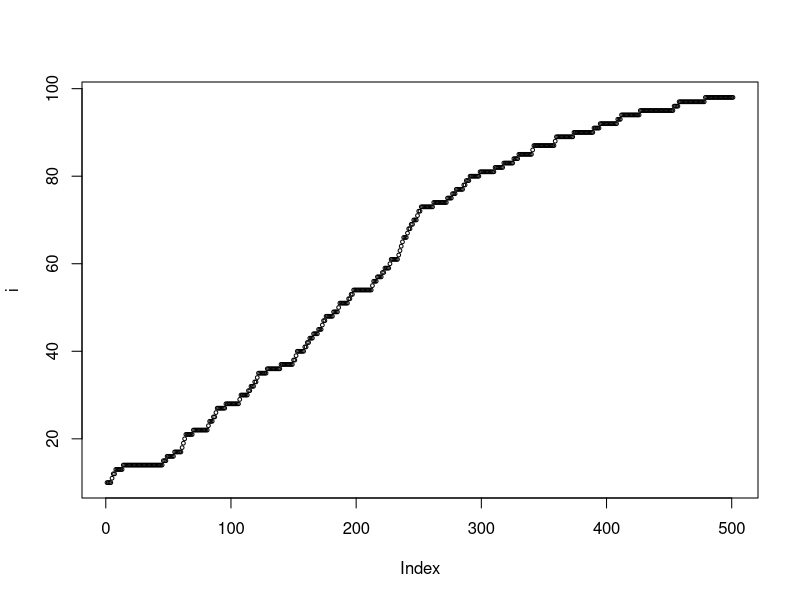
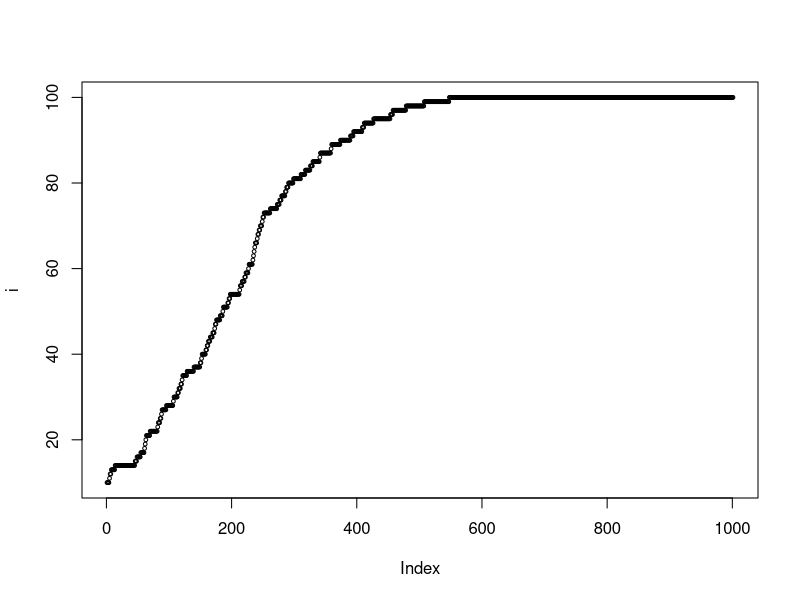
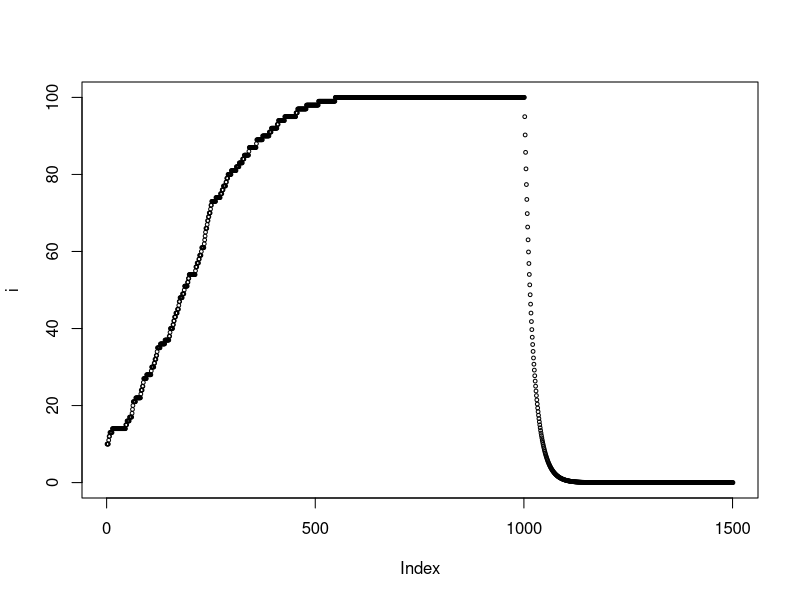

These charts were generated, in order, by the following R code:
# Alice Qi
# MATH 2240 (ODE) SIR Model Simulation
# 4/17/2020

# Initial conditions and parameters. This part should be run before starting or re-running any of the following experiments. ----
n <- 100
s0 <- 90
i0 <- 10
r0 <- 0

s <- c(s0)
i <- c(i0)
r <- c(r0)

recov <- 0.05

# 1) Experiment 1: One infected individual makes one susceptible individual sick upon direct contact. Recovery is not yet considered. Therefore, each random draw consists of 2 individuals. Balanced number of s & i - greatest speed of infection. ----
for (j in 1:500) {
  if (tail(s, n=1) < 0) {
    break
  }
  
  s_r <- tail(s, n=1) / n
  
  a <- runif(2)
  
  if (a[1] < s_r & a[2] < s_r) {
    s <- c(s, tail(s, n=1))
    i <- c(i, tail(i, n=1))
  }
  
  else if (a[1] > s_r & a[2] > s_r) {
    s <- c(s, tail(s, n=1))
    i <- c(i, tail(i, n=1))
  }
  
  else {
    b <- rbinom(1, 1, 0.5)
    if (b == 0) {
      s <- c(s, tail(s, n=1))
      i <- c(i, tail(i, n=1))
    }
    
    else {
      s <- c(s, tail(s, n=1) - 1)
      i <- c(i, tail(i, n=1) + 1)
    }
  }
}
plot(i, cex = 0.5)


# 2) Experiment 2: Instead of one infected object making one susceptible sick, one infected makes 2 susceptible sick. Recovery is not yet considered. Therefore, each random draw consists of 3 individuals. Greater speed of infection. ----
for (j in 1:500) {
  if (tail(s, n=1) < 0) {
    break
  }
  
  s_r <- tail(s, n=1) / n
  
  a <- runif(3)
  
  if (a[1] < s_r & a[2] < s_r & a[3] < s_r) {
    s <- c(s, tail(s, n=1))
    i <- c(i, tail(i, n=1))
  }
  
  else if (a[1] > s_r & a[2] > s_r & a[3] > s_r) {
    s <- c(s, tail(s, n=1))
    i <- c(i, tail(i, n=1))
  }
  
  else if ((a[1] < s_r & a[2] < s_r & a[3] > s_r) | (a[1] < s_r & a[2] > s_r & a[3] < s_r) | (a[1] > s_r & a[2] < s_r & a[3] < s_r)) {
    b <- rbinom(2, 1, 0.5)
    if (b[1] == 0 & b[2] == 0) {
      s <- c(s, tail(s, n=1))
      i <- c(i, tail(i, n=1))
    }
    else if (b[1] == 1 & b[2] == 1) {
      s <- c(s, tail(s, n=1)-2)
      i <- c(i, tail(i, n=1)+2)
    }
    else {
      s <- c(s, tail(s, n=1)-1)
      i <- c(i, tail(i, n=1)+1)
    }
  }
  
  else {
    b <- rbinom(1, 1, 0.5)
    if (b == 0) {
      s <- c(s, tail(s, n=1))
      i <- c(i, tail(i, n=1))
    }
    else {
      s <- c(s, tail(s, n=1)-1)
      i <- c(i, tail(i, n=1)+1)
    }
  }
}
plot(i, cex = 0.5)


# 3) Experiment 3 builds upon experiment 2 by adding an average length of recovery. Much less speed of infection if number of ppl contacted is small, probability of reappearance. ----
for (j in 1:500) {
  if (tail(s, n=1) < 0) {
    break
  }
  
  r <- c(r, tail(r, n = 1) + tail(i, n=1) * recov)
  s_r <- tail(s, n=1) / (n - tail(r, n=1))
  
  a <- runif(3, 0, (n - tail(r, n = 1)/n))
  
  if (a[1] < s_r & a[2] < s_r & a[3] < s_r) {
    s <- c(s, tail(s, n=1))
    i <- c(i, tail(i, n=1) * (1 - recov))
  }
  
  else if (a[1] > s_r & a[2] > s_r & a[3] > s_r) {
    s <- c(s, tail(s, n=1))
    i <- c(i, tail(i, n=1) * (1 - recov))
  }
  
  else if ((a[1] < s_r & a[2] < s_r & a[3] > s_r) | (a[1] < s_r & a[2] > s_r & a[3] < s_r) | (a[1] > s_r & a[2] < s_r & a[3] < s_r)) {
    b <- rbinom(2, 1, 0.5)
    if (b[1] == 0 & b[2] == 0) {
      s <- c(s, tail(s, n=1))
      i <- c(i, tail(i, n=1) * (1 - recov))
    }
    else if (b[1] == 1 & b[2] == 1) {
      s <- c(s, tail(s, n=1)-2)
      i <- c(i, tail(i, n=1) * (1 - recov) + 2)
    }
    else {
      s <- c(s, tail(s, n=1)-1)
      i <- c(i, tail(i, n=1) * (1 - recov) + 1)
    }
  }
  
  else {
    b <- rbinom(1, 1, 0.5)
    if (b == 0) {
      s <- c(s, tail(s, n=1))
      i <- c(i, tail(i, n=1) * (1 - recov))
    }
    else {
      s <- c(s, tail(s, n=1)-1)
      i <- c(i, tail(i, n=1) * (1 - recov) + 1)
    }
  }
}
plot(i, cex = 0.5)